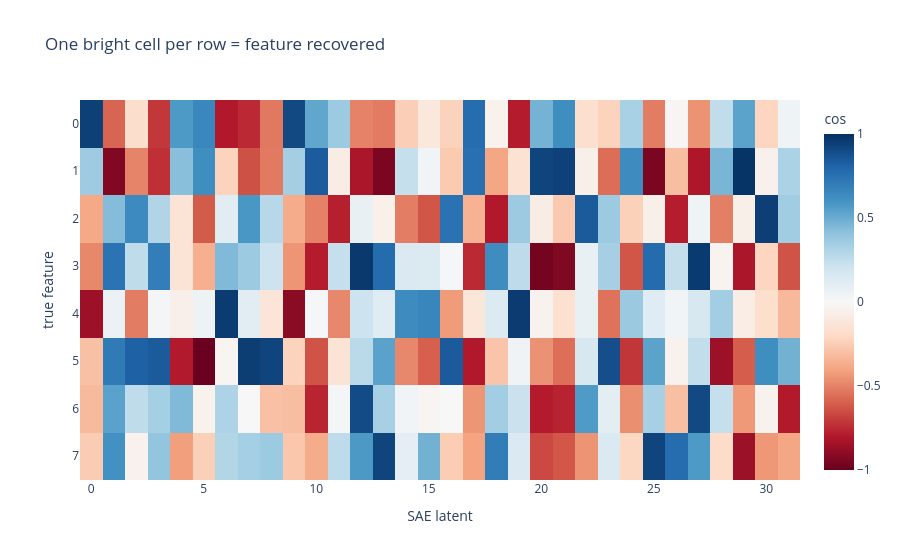

Notebook source saved alongside this figure:
### Markdown cell above
## The money plot

Every true feature against every learned decoder direction. If the SAE worked, each
row has exactly one bright cell: that feature was found, and it lives in one latent.

A permuted identity matrix is what success looks like. (Order is arbitrary — latent 17
has no reason to be feature 0.)

### Code cell
rec = feature_recovery(sae, data.true_features)
m = sae_metrics(sae, X)

print(f"recovered {rec.n_recovered(0.9)}/{N_TRUE} features at cos > 0.9")
print(f"best cosine per true feature: {np.round(rec.best_cos, 3)}")
print(f"\nL0 {m.l0:.2f} active of {N_LATENTS} | "
      f"variance unexplained {m.fraction_variance_unexplained:.1%} | dead {m.n_dead}")

px.imshow(rec.cos_matrix, color_continuous_scale="RdBu", zmin=-1, zmax=1, aspect="auto",
          labels=dict(x="SAE latent", y="true feature", color="cos"),
          title="One bright cell per row = feature recovered").show()

### Figure 1 — Plotly figure (JSON) as saved in the notebook; plotly's stock layout.template omitted (floating-point values rounded to 4 significant figures; data arrays with more than 128 entries replaced by an {"elided": "..."} marker saying what was removed)
{"data": [{"coloraxis": "coloraxis", "hovertemplate": "SAE latent: %{x}<br>true feature: %{y}<br>cos: %{z}<extra></extra>", "name": "0", "type": "heatmap", "xaxis": "x", "yaxis": "y", "z": {"elided": "8x32 float values"}}], "layout": {"coloraxis": {"autocolorscale": false, "cmax": 1, "cmin": -1, "colorbar": {"title": {"text": "cos"}}, "colorscale": [[0, "rgb(103,0,31)"], [0.1, "rgb(178,24,43)"], [0.2, "rgb(214,96,77)"], [0.3, "rgb(244,165,130)"], [0.4, "rgb(253,219,199)"], [0.5, "rgb(247,247,247)"], [0.6, "rgb(209,229,240)"], [0.7, "rgb(146,197,222)"], [0.8, "rgb(67,147,195)"], [0.9, "rgb(33,102,172)"], [1, "rgb(5,48,97)"]]}, "title": {"text": "One bright cell per row = feature recovered"}, "xaxis": {"anchor": "y", "domain": [0, 1], "title": {"text": "SAE latent"}}, "yaxis": {"anchor": "x", "autorange": "reversed", "domain": [0, 1], "title": {"text": "true feature"}}}}
